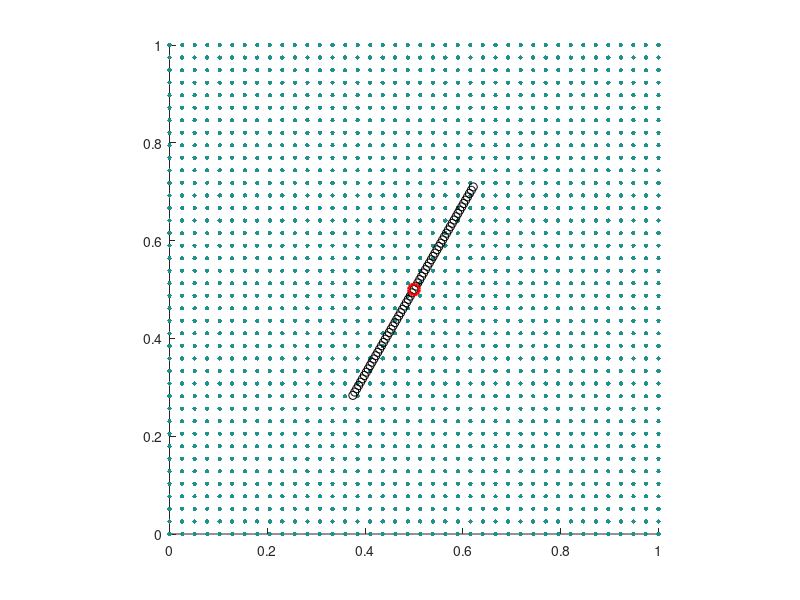

MATLAB code for this plot: (Note: this script raises an error after producing the figure.)
%initialize.m
%% Initialize Parameters and special indices

L=1.0 % Box size                                        % m
N=64 % Number of grid cells
h=L/N % Grid spacing                                    % m
ip=[(2:N),1] % Grid index shifted left
im=[N,(1:(N-1))] % Grid index shifted right
K = 1e6;                                                % N/m²
rho=1; % Fluid density                                  % kg/m³
mu=0.01; % viscosity                                    % kg/(m·s)
tmax=10; % Run until time                               % s
dt=2e-4; % Time step                                    % s
clockmax=ceil(tmax/dt);

%% Initialize the visualization options
viz_option = "lagrangian particles"; % all options: "vorticity", "lagrangian particles"

%% Initialize boundary and velocity
%f0=1e-3;
%k=0:(Nb-1);
%theta = k'*dtheta;
%X = (L/2) + (L/4)*[cos(theta), sin(theta)];

% Assume the 假设线段长度 L0，pivot点位于 Lp
%f0=1e2;
f0=2e0;
L0 = L/2;
Px=L/2;
Py=L/2;
Nb = ceil(L0/(h/2));
ds = L0/Nb;
s = (0:(Nb-1))*ds;
Lp = (1/2)*L0;
m0 = 2e0;            % 线密度(可根据需要调整)
theta0 = (1/3)*pi;
X = zeros(Nb,2);
X(:,1) = Px + (s - Lp)*cos(theta0);
X(:,2) = Py + (s - Lp)*sin(theta0);
pivot = [Px;Py];
% I0 = m0 * integral_0^L0 (s - Lp)^2 ds = m0 * [ ( (L0 - Lp)^3 + (Lp)^3 ) / 3 ]
I0 = m0*((L0 - Lp)^3 + Lp^3)/3; 
theta = theta0;   % 初始角度
omega = 0;   % 初始角速度


u=zeros(N,N,2);
U0 = 0;  % 设定水平向右的常数速度，比如1 m/s，可根据需要调整
u(:,:,1) = U0;  % x方向速度全部设为 U0
u(:,:,2) = 0;   % y方向速度为 0
%j1=0:(N-1); % Initialize fluid velocity as (0,sin(2*pi*x/L))
%x=j1'*h;
%u(j1+1,:,2)=sin(2*pi*x/L)*ones(1,N);

%% Initialize animation
switch viz_option
    case 'vorticity'
        vorticity=(u(ip,:,2)-u(im,:,2)-u(:,ip,1)+u(:,im,1))/(2*h);
        dvorticity=(max(max(vorticity))-min(min(vorticity)))/5;
        values= (-10*dvorticity):dvorticity:(10*dvorticity); % Get vorticity contours
        valminmax=[min(values),max(values)];
        xgrid=zeros(N,N);
        ygrid=zeros(N,N);
        for j=0:(N-1)
          xgrid(j+1,:)=j*h;
          ygrid(:,j+1)=j*h;
        end
        contour(xgrid,ygrid,vorticity,values)
        caxis(valminmax)

        set(gcf,'double','on')
        contour(xgrid,ygrid,vorticity,values)
        hold on
        plot(X(:,1),X(:,2),'ko')
        axis([0,L,0,L])
        caxis(valminmax)
        axis equal
        axis manual
        drawnow
        hold off
    case "lagrangian particles"
        % visualize by Lagrangian Particle Tracking
        np=40;
        [particles_x, particles_y] = meshgrid(linspace(0,L,np),linspace(0,L,np));
        particles = [particles_x(:), particles_y(:)];
        [X_grid, Y_grid] = meshgrid(linspace(0, L, N), linspace(0, L, N));
        particles_vel_x = interp2(X_grid, Y_grid, u(:,:,1), particles(:,1), particles(:,2), 'linear', 0);
        particles_vel_y = interp2(X_grid, Y_grid, u(:,:,2), particles(:,1), particles(:,2), 'linear', 0);
        particles_vel2 = [particles_vel_x, particles_vel_y];
        speed = sqrt(particles_vel2(:,1).^2 + particles_vel2(:,2).^2);
        max(speed)
        speed_min = 0; speed_max = 1;
        avg_speed = mean(speed);
        
        scatter(particles(:,1), particles(:,2), 10, speed, 'filled', 'MarkerEdgeColor', 'none') 
        hold on
        plot(X(:,1),X(:,2),'ko')
        plot(pivot(1), pivot(2), 'ro', 'MarkerSize', 8, 'LineWidth', 2)
        axis([0 L 0 L])
        axis square;
        axis manual
        
        %colormap(jet)
        colormap(parula)
        colorbar
        clim([speed_min speed_max])
        title(sprintf('Time = %.2f, Avg Speed = %.4f', clock * dt, avg_speed))
        drawnow
        hold off
    otherwise
        error('Invalid visualization mode.');
end